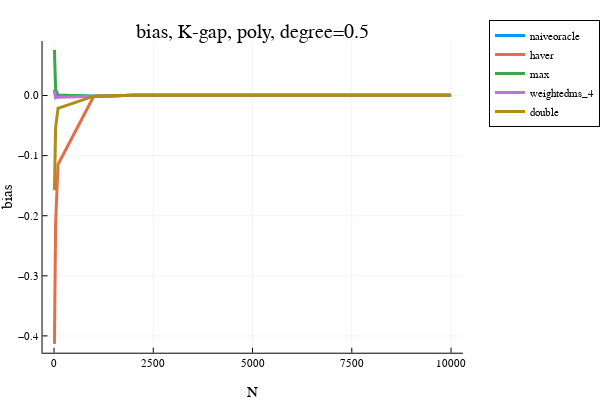

Notebook code cell kept with this figure:
### Code cell
x = opt.N_ary
i = 1; plot(x, bias[:,i], label=estimator_names[i], linewidth=3)
i = 2; plot!(x, bias[:,i], label=estimator_names[i], linewidth=3)
# i = 3; plot!(x, bias[:,i], label=estimator_names[i], linewidth=3)
i = 4; plot!(x, bias[:,i], label=estimator_names[i], linewidth=3)
i = 5; plot!(x, bias[:,i], label=estimator_names[i], linewidth=3)
i = 6; plot!(x, bias[:,i], label=estimator_names[i], linewidth=3)
plot!(xlabel="N", ylabel="bias", legend=:outertopright)  
title!("bias, K-gap, poly, degree=0.5")

### Figure 1 — Plotly figure (JSON) as saved in the notebook; plotly's stock layout.template omitted (floating-point values rounded to 4 significant figures)
{"data": [{"colorbar": {"title": {"text": ""}}, "legendgroup": "naiveoracle", "line": {"color": "rgba(0, 154, 250, 1.000)", "dash": "solid", "shape": "linear", "width": 3}, "mode": "lines", "name": "naiveoracle", "showlegend": true, "type": "scatter", "x": [10, 20, 40, 100, 1000, 2000, 4000, 6000, 8000, 10000], "xaxis": "x", "y": [0.009579, 0.002272, 0.001461, 0.0004929, -0.001059, 0.0004075, 0.0005265, 0.0005471, 0.0008722, 0.0005776], "yaxis": "y", "zmax": null, "zmin": null}, {"colorbar": {"title": {"text": ""}}, "legendgroup": "haver", "line": {"color": "rgba(227, 111, 71, 1.000)", "dash": "solid", "shape": "linear", "width": 3}, "mode": "lines", "name": "haver", "showlegend": true, "type": "scatter", "x": [10, 20, 40, 100, 1000, 2000, 4000, 6000, 8000, 10000], "xaxis": "x", "y": [-0.4133, -0.3006, -0.2128, -0.1148, -0.001244, 0.0004075, 0.0005265, 0.0005471, 0.0008722, 0.0005776], "yaxis": "y", "zmax": null, "zmin": null}, {"colorbar": {"title": {"text": ""}}, "legendgroup": "max", "line": {"color": "rgba(62, 164, 78, 1.000)", "dash": "solid", "shape": "linear", "width": 3}, "mode": "lines", "name": "max", "showlegend": true, "type": "scatter", "x": [10, 20, 40, 100, 1000, 2000, 4000, 6000, 8000, 10000], "xaxis": "x", "y": [0.07601, 0.03267, 0.009958, 0.0009409, -0.001059, 0.0004075, 0.0005265, 0.0005471, 0.0008722, 0.0005776], "yaxis": "y", "zmax": null, "zmin": null}, {"colorbar": {"title": {"text": ""}}, "legendgroup": "weightedms_4", "line": {"color": "rgba(195, 113, 210, 1.000)", "dash": "solid", "shape": "linear", "width": 3}, "mode": "lines", "name": "weightedms_4", "showlegend": true, "type": "scatter", "x": [10, 20, 40, 100, 1000, 2000, 4000, 6000, 8000, 10000], "xaxis": "x", "y": [0.007359, 0.0007268, -0.003875, -0.002866, -0.001059, 0.0004075, 0.0005265, 0.0005471, 0.0008722, 0.0005776], "yaxis": "y", "zmax": null, "zmin": null}, {"colorbar": {"title": {"text": ""}}, "legendgroup": "double", "line": {"color": "rgba(172, 142, 24, 1.000)", "dash": "solid", "shape": "linear", "width": 3}, "mode": "lines", "name": "double", "showlegend": true, "type": "scatter", "x": [10, 20, 40, 100, 1000, 2000, 4000, 6000, 8000, 10000], "xaxis": "x", "y": [-0.1574, -0.09666, -0.05363, -0.02125, -0.001059, 0.0004075, 0.0005265, 0.0005471, 0.0008722, 0.0005776], "yaxis": "y", "zmax": null, "zmin": null}], "layout": {"annotations": [{"font": {"color": "rgba(0, 0, 0, 1)", "family": "sans-serif", "size": 20}, "rotation": 0, "showarrow": false, "text": "bias, K-gap, poly, degree=0.5", "x": 0.5424, "xanchor": "center", "xref": "paper", "y": 1, "yanchor": "top", "yref": "paper"}], "height": 400, "legend": {"bgcolor": "rgba(255, 255, 255, 1.000)", "bordercolor": "rgba(0, 0, 0, 1)", "borderwidth": 1, "font": {"color": "rgba(0, 0, 0, 1)", "family": "sans-serif", "size": 11}, "title": {"font": {"color": "rgba(0, 0, 0, 1)", "family": "sans-serif", "size": 15}, "text": ""}, "tracegroupgap": 0, "traceorder": "normal", "x": 1.05, "xanchor": "upper", "y": 1, "yanchor": "right"}, "margin": {"b": 20, "l": 0, "r": 0, "t": 20}, "paper_bgcolor": "rgba(255, 255, 255, 1.000)", "plot_bgcolor": "rgba(255, 255, 255, 1.000)", "showlegend": true, "width": 600, "xaxis": {"anchor": "y", "domain": [0.09128, 0.9934], "gridcolor": "rgba(0, 0, 0, 0.1)", "gridwidth": 0.5, "linecolor": "rgba(0, 0, 0, 1)", "mirror": false, "range": [-289.7, 10300.0], "showgrid": true, "showline": true, "showticklabels": true, "tickangle": 0, "tickcolor": "rgb(0, 0, 0)", "tickfont": {"color": "rgba(0, 0, 0, 1)", "family": "sans-serif", "size": 11}, "tickmode": "array", "ticks": "inside", "ticktext": ["0", "2500", "5000", "7500", "10000"], "tickvals": [0, 2500, 5000, 7500, 10000], "title": {"font": {"color": "rgba(0, 0, 0, 1)", "family": "sans-serif", "size": 15}, "text": "N"}, "type": "linear", "visible": true, "zeroline": false, "zerolinecolor": "rgba(0, 0, 0, 1)"}, "yaxis": {"anchor": "x", "domain": [0.07581, 0.9415], "gridcolor": "rgba(0, 0, 0, 0.1)", "gridwidth": 0.5, "linecolor": "rgba(0, 0, 0, 1)", "mirror": false, "range": [-0.428, 0.09069], "showgrid": true, "showline": true, "showticklabels": true, "tickangle": 0, "tickcolor": "rgb(0, 0, 0)", "tickfont": {"color": "rgba(0, 0, 0, 1)", "family": "sans-serif", "size": 11}, "tickmode": "array", "ticks": "inside", "ticktext": ["−0.4", "−0.3", "−0.2", "−0.1", "0.0"], "tickvals": [-0.4, -0.3, -0.2, -0.1, 0], "title": {"font": {"color": "rgba(0, 0, 0, 1)", "family": "sans-serif", "size": 15}, "text": "bias"}, "type": "linear", "visible": true, "zeroline": false, "zerolinecolor": "rgba(0, 0, 0, 1)"}}}
